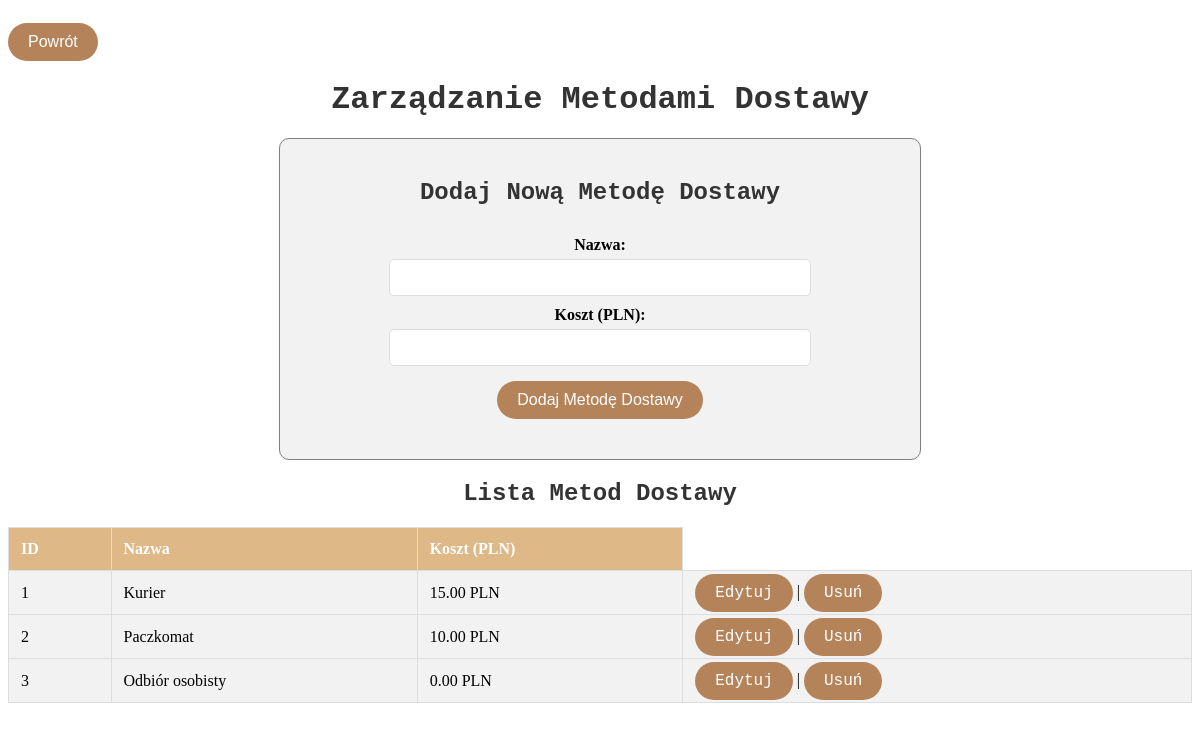
The app's page /shipping_methods.php with its own data.
### tables this page shows
CREATE TABLE `shipping_methods` (
  `id` int(11) NOT NULL,
  `name` varchar(50) NOT NULL,
  `cost` decimal(10,2) NOT NULL
);

### shipping_methods.php (the view, shortened to what this page needs)
<?php
require_once 'database.php';
$shipping_methods_result = $pdo->query("SELECT * FROM shipping_methods");
?>
<!DOCTYPE html>
<html lang="pl">
<head>
    <link rel="stylesheet" href="styling.css">
</head>
<body>
<button class="przenies" onclick="window.location.href='admin.php'">Powrót</button>
<h1>Zarządzanie Metodami Dostawy</h1>
<div class="form-container">
    <h2>Dodaj Nową Metodę Dostawy</h2>
    <form action="shipping_methods.php" method="POST">
        <label for="name">Nazwa:</label>
        <input type="text" id="name" name="name" required>
        <label for="cost">Koszt (PLN):</label>
        <input type="number" id="cost" name="cost" step="0.01" min="0" required>
        <button type="submit" name="add_shipping_method">Dodaj Metodę Dostawy</button>
    </form>
</div>
<h2>Lista Metod Dostawy</h2>
<table>
    <thead>
        <tr>
            <th>ID</th>
            <th>Nazwa</th>
            <th>Koszt (PLN)</th>
        </tr>
    </thead>
    <tbody>
        <?php while ($method = $shipping_methods_result->fetch(PDO::FETCH_ASSOC)): ?>
            <tr>
                <td><?php echo $method['id']; ?></td>
                <td><?php echo htmlspecialchars($method['name']); ?></td>
                <td><?php echo number_format($method['cost'], 2); ?> PLN</td>
                <td>
                    <a class='odsylacz' href="shipping_methods.php?edit=<?php echo $method['id']; ?>">Edytuj</a> |
                    <a class='odsylacz' href="shipping_methods.php?delete=<?php echo $method['id']; ?>" onclick="return confirm('Czy na pewno chcesz usunąć tę metodę dostawy?');">Usuń</a>
                </td>
            </tr>
        <?php endwhile; ?>
    </tbody>
</table>
</body>
</html>

### styling.css (style rules this page uses)
h1, h2 { font-family: 'Courier New', Courier, monospace; color: #333; text-align: center; margin: 20px 0; }
table { width: 100%; border-collapse: collapse; margin: 20px 0; }
th, td { padding: 12px; border: 1px solid #ddd; text-align: left; }
th { background-color: burlywood; color: #fff; font-weight: bold; }
td { background-color: #f2f2f2; }
form { margin: 20px 0; display: flex; flex-direction: column; align-items: center; }
label { font-weight: bold; margin-top: 10px; }
input[type="text"], input[type="number"], input[type="date"], select, textarea { width: 100%; max-width: 400px; padding: 10px; margin-top: 5px; border: 1px solid #ddd; border-radius: 5px; }
button, input[type="submit"] { background-color: #b5835a; color: #ffffff; border-radius: 20px; border: none; padding: 10px 20px; font-size: 16px; margin-top: 15px; cursor: pointer; transition: background-color 0.3s; }
.form-container { width: 100%; max-width: 600px; margin: 20px auto; padding: 20px; border: 1px solid grey; border-radius: 10px; background-color: #f2f2f2; }
a[class='odsylacz'] { background-color: #b5835a; color: #ffffff; border-radius: 20px; border: none; padding: 10px 20px; font-size: 16px; margin-top: 15px; cursor: pointer; transition: background-color 0.3s; text-decoration: none; font-family: 'Courier New', Courier, monospace; }

### records on screen
shipping_methods: id "1", name "Kurier", cost "15.00"
shipping_methods: id "2", name "Paczkomat", cost "10.00"
shipping_methods: id "3", name "Odbiór osobisty", cost "0.00"
